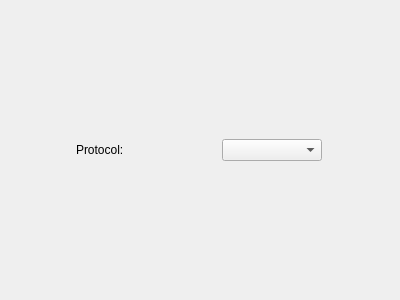
<?xml version="1.0" encoding="UTF-8"?>
<ui version="4.0">
 <class>ProtocolsStatsWidget</class>
 <widget class="QWidget" name="ProtocolsStatsWidget">
  <property name="geometry">
   <rect>
    <x>0</x>
    <y>0</y>
    <width>400</width>
    <height>300</height>
   </rect>
  </property>
  <property name="windowTitle">
   <string>Form</string>
  </property>
  <layout class="QVBoxLayout" name="verticalLayout" stretch="1,6">
   <item>
    <layout class="QHBoxLayout" name="controlLayout">
     <item>
      <widget class="QLabel" name="protocolLabel">
       <property name="maximumSize">
        <size>
         <width>75</width>
         <height>16777215</height>
        </size>
       </property>
       <property name="text">
        <string>Protocol:</string>
       </property>
      </widget>
     </item>
     <item>
      <widget class="QComboBox" name="protocolComboBox">
       <property name="maximumSize">
        <size>
         <width>100</width>
         <height>16777215</height>
        </size>
       </property>
      </widget>
     </item>
    </layout>
   </item>
   <item>
    <layout class="QVBoxLayout" name="tableLayout"/>
   </item>
  </layout>
 </widget>
 <resources/>
 <connections/>
</ui>
